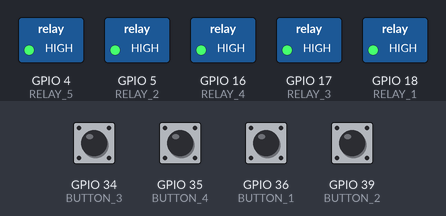
A sketch run on a simulated ESP32. On the bench: switched loads named in the sketch (green lamp = pin HIGH). The test bench sets the inputs (shaded band); at power-on: GPIO 34 (BUTTON_3), GPIO 35 (BUTTON_4), GPIO 36 (BUTTON_1), GPIO 39 (BUTTON_2) LOW. What the sketch prints to the serial monitor is not drawn.

Above: at 1.2 s.
1.3 s: GPIO 34 (BUTTON_3) pulled HIGH for 0.15 s
At 1.37 s:
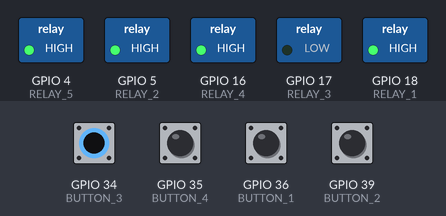
2.9 s: GPIO 35 (BUTTON_4) pulled HIGH for 0.15 s
At 2.97 s:
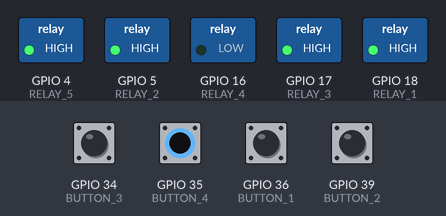
4.5 s: GPIO 36 (BUTTON_1) pulled HIGH for 0.15 s
At 4.58 s:
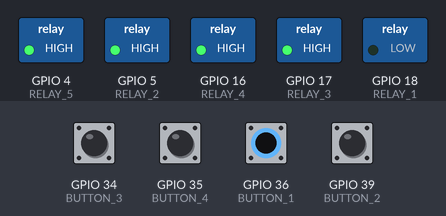
6.1 s: GPIO 39 (BUTTON_2) pulled HIGH for 0.15 s
At 6.18 s:
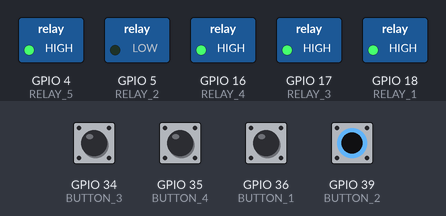
7.7 s: GPIO 34 (BUTTON_3) driven HIGH and GPIO 35 (BUTTON_4) driven HIGH
At 8.9 s:
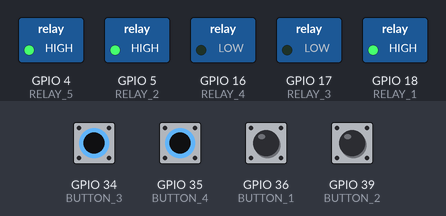
9.2 s: GPIO 36 (BUTTON_1) pulled HIGH for 1 s
At 10.0 s:
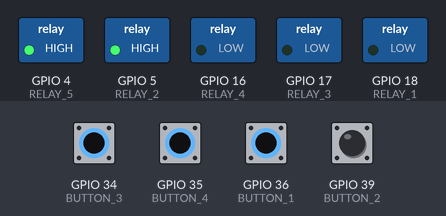
Timing chart, 0 to 12.2 s (numbered marks = the images above; inputs shaded):
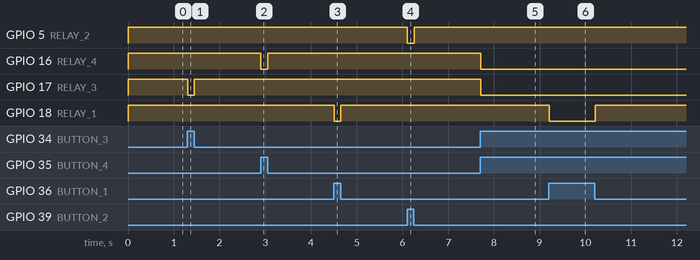

Measured:
- after the input at 1.3 s, GPIO 17 (RELAY_3): HIGH → LOW at once, → HIGH 0.15 s later
- after the input at 2.9 s, GPIO 16 (RELAY_4): HIGH → LOW at once, → HIGH 0.15 s later
- after the input at 4.5 s, GPIO 18 (RELAY_1): HIGH → LOW at once, → HIGH 0.15 s later
- after the input at 6.1 s, GPIO 5 (RELAY_2): HIGH → LOW at once, → HIGH 0.15 s later
- after the input at 7.7 s, GPIO 16 (RELAY_4), GPIO 17 (RELAY_3): HIGH → LOW at once
- after the input at 9.2 s, GPIO 18 (RELAY_1): HIGH → LOW at once, → HIGH 1.0 s later

The sketch:

02_Control_Manual_Pulsadores.ino
```cpp
/**
 * ====================================================================
 * KIT DIDÁCTICO DE HARDWARE - ESP32 AUTOMATIZACIÓN
 * PRÁCTICA 02: Control Manual (Lógica Inversa en Relés)
 * ====================================================================
 */

// ==== CONFIGURACIÓN DE LÓGICA INVERSA ====
#define PRENDER_RELE LOW
#define APAGAR_RELE  HIGH

// ==== ASIGNACIÓN DE PINES ====
#define RELAY_1 18
#define RELAY_2 5
#define RELAY_3 17
#define RELAY_4 16
#define RELAY_5 4

#define BUTTON_1 36
#define BUTTON_2 39
#define BUTTON_3 34
#define BUTTON_4 35

void setup() {
  Serial.begin(115200);
  Serial.println("[PRÁCTICA 2] Modo manual activo. Leyendo pulsadores...");

  pinMode(RELAY_1, OUTPUT);
  pinMode(RELAY_2, OUTPUT);
  pinMode(RELAY_3, OUTPUT);
  pinMode(RELAY_4, OUTPUT);
  pinMode(RELAY_5, OUTPUT);

  // Apagado físico inicial
  digitalWrite(RELAY_1, APAGAR_RELE);
  digitalWrite(RELAY_2, APAGAR_RELE);
  digitalWrite(RELAY_3, APAGAR_RELE);
  digitalWrite(RELAY_4, APAGAR_RELE);
  digitalWrite(RELAY_5, APAGAR_RELE);

  pinMode(BUTTON_1, INPUT);
  pinMode(BUTTON_2, INPUT);
  pinMode(BUTTON_3, INPUT);
  pinMode(BUTTON_4, INPUT);
}

void loop() {
  // RELÉ 1: Si pulsador está HIGH (presionado), manda un LOW (prende el relé)
  if (digitalRead(BUTTON_1) == HIGH) {
    digitalWrite(RELAY_1, PRENDER_RELE);
  } else {
    digitalWrite(RELAY_1, APAGAR_RELE);
  }

  // RELÉ 2
  if (digitalRead(BUTTON_2) == HIGH) {
    digitalWrite(RELAY_2, PRENDER_RELE);
  } else {
    digitalWrite(RELAY_2, APAGAR_RELE);
  }

  // RELÉ 3
  if (digitalRead(BUTTON_3) == HIGH) {
    digitalWrite(RELAY_3, PRENDER_RELE);
  } else {
    digitalWrite(RELAY_3, APAGAR_RELE);
  }

  // RELÉ 4
  if (digitalRead(BUTTON_4) == HIGH) {
    digitalWrite(RELAY_4, PRENDER_RELE);
  } else {
    digitalWrite(RELAY_4, APAGAR_RELE);
  }

  delay(50);
}
```
